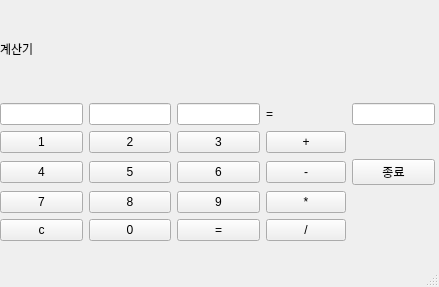
<?xml version="1.0" encoding="UTF-8"?>
<ui version="4.0">
 <class>MainWindow</class>
 <widget class="QMainWindow" name="MainWindow">
  <property name="geometry">
   <rect>
    <x>0</x>
    <y>0</y>
    <width>439</width>
    <height>287</height>
   </rect>
  </property>
  <property name="windowTitle">
   <string>MainWindow</string>
  </property>
  <widget class="QWidget" name="centralwidget">
   <widget class="QWidget" name="gridLayoutWidget">
    <property name="geometry">
     <rect>
      <x>0</x>
      <y>0</y>
      <width>435</width>
      <height>241</height>
     </rect>
    </property>
    <layout class="QGridLayout" name="gridLayout">
     <item row="4" column="3">
      <widget class="QPushButton" name="pushButton_mul">
       <property name="text">
        <string>*</string>
       </property>
      </widget>
     </item>
     <item row="4" column="0">
      <widget class="QPushButton" name="btn_7">
       <property name="text">
        <string>7</string>
       </property>
      </widget>
     </item>
     <item row="2" column="3">
      <widget class="QPushButton" name="pushButton_plus">
       <property name="text">
        <string>+</string>
       </property>
      </widget>
     </item>
     <item row="1" column="1">
      <widget class="QLineEdit" name="lineEdit_2">
       <property name="enabled">
        <bool>true</bool>
       </property>
      </widget>
     </item>
     <item row="5" column="0">
      <widget class="QPushButton" name="pushButton_clear">
       <property name="text">
        <string>c</string>
       </property>
      </widget>
     </item>
     <item row="4" column="2">
      <widget class="QPushButton" name="btn_9">
       <property name="text">
        <string>9</string>
       </property>
      </widget>
     </item>
     <item row="1" column="0">
      <widget class="QLineEdit" name="lineEdit">
       <property name="enabled">
        <bool>true</bool>
       </property>
      </widget>
     </item>
     <item row="5" column="2">
      <widget class="QPushButton" name="pushButton_result">
       <property name="text">
        <string>=</string>
       </property>
      </widget>
     </item>
     <item row="4" column="1">
      <widget class="QPushButton" name="btn_8">
       <property name="text">
        <string>8</string>
       </property>
      </widget>
     </item>
     <item row="3" column="1">
      <widget class="QPushButton" name="btn_5">
       <property name="text">
        <string>5</string>
       </property>
      </widget>
     </item>
     <item row="3" column="2">
      <widget class="QPushButton" name="btn_6">
       <property name="text">
        <string>6</string>
       </property>
      </widget>
     </item>
     <item row="2" column="1">
      <widget class="QPushButton" name="btn_2">
       <property name="text">
        <string>2</string>
       </property>
      </widget>
     </item>
     <item row="5" column="3">
      <widget class="QPushButton" name="pushButton_div">
       <property name="text">
        <string>/</string>
       </property>
      </widget>
     </item>
     <item row="3" column="0">
      <widget class="QPushButton" name="btn_4">
       <property name="text">
        <string>4</string>
       </property>
      </widget>
     </item>
     <item row="3" column="3">
      <widget class="QPushButton" name="pushButton_minus">
       <property name="text">
        <string>-</string>
       </property>
      </widget>
     </item>
     <item row="5" column="1">
      <widget class="QPushButton" name="btn_0">
       <property name="text">
        <string>0</string>
       </property>
      </widget>
     </item>
     <item row="1" column="4">
      <widget class="QLineEdit" name="lineEdit_4">
       <property name="enabled">
        <bool>true</bool>
       </property>
      </widget>
     </item>
     <item row="2" column="2">
      <widget class="QPushButton" name="btn_3">
       <property name="text">
        <string>3</string>
       </property>
      </widget>
     </item>
     <item row="1" column="3">
      <widget class="QLabel" name="label">
       <property name="text">
        <string>=</string>
       </property>
      </widget>
     </item>
     <item row="2" column="0">
      <widget class="QPushButton" name="btn_1">
       <property name="text">
        <string>1</string>
       </property>
      </widget>
     </item>
     <item row="1" column="2">
      <widget class="QLineEdit" name="lineEdit_3">
       <property name="enabled">
        <bool>true</bool>
       </property>
      </widget>
     </item>
     <item row="0" column="0" colspan="5">
      <widget class="QLabel" name="label_2">
       <property name="text">
        <string>계산기</string>
       </property>
      </widget>
     </item>
     <item row="3" column="4">
      <widget class="QPushButton" name="pushButton_exit">
       <property name="text">
        <string>종료</string>
       </property>
      </widget>
     </item>
    </layout>
   </widget>
  </widget>
  <widget class="QMenuBar" name="menubar">
   <property name="geometry">
    <rect>
     <x>0</x>
     <y>0</y>
     <width>439</width>
     <height>22</height>
    </rect>
   </property>
  </widget>
  <widget class="QStatusBar" name="statusbar"/>
 </widget>
 <resources/>
 <connections/>
</ui>
